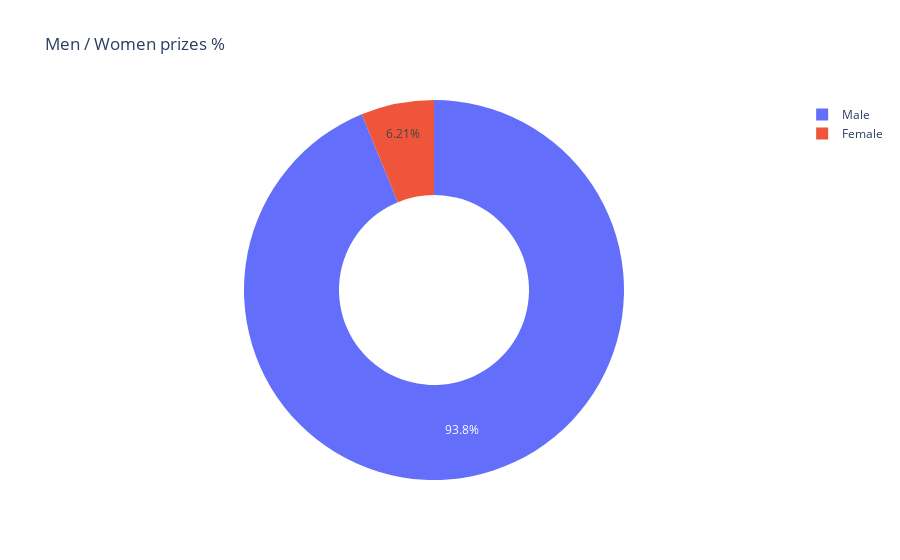

Source (notebook cell):
### Code cell
fig = px.pie(sex_data, values='prize', names=sex_data.index, title='Men / Women prizes %', hole=0.5)

fig.show()

### Figure 1 — Plotly figure (JSON) as saved in the notebook; plotly's stock layout.template omitted (floating-point values rounded to 4 significant figures)
{"data": [{"domain": {"x": [0, 1], "y": [0, 1]}, "hole": 0.5, "hovertemplate": "sex=%{label}<br>prize=%{value}<extra></extra>", "labels": ["Female", "Male"], "legendgroup": "", "name": "", "showlegend": true, "type": "pie", "values": [58, 876]}], "layout": {"legend": {"tracegroupgap": 0}, "title": {"text": "Men / Women prizes %"}}}
